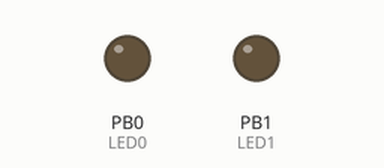
Bench run of a sketch on a simulated ATtiny85, built with avr-gcc and run on an emulated ATtiny85. Shown: output pins drawn as LEDs (lit = HIGH). Sleep ends after the set time or at an interrupt.

Above: at 0.05 s.
At 1.25 s:
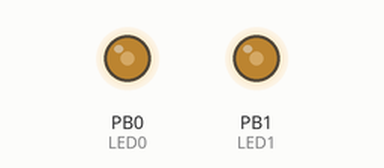
At 1.6 s:
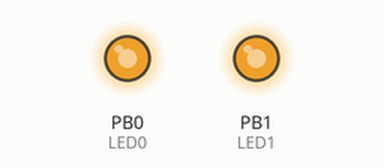
At 2.0 s:
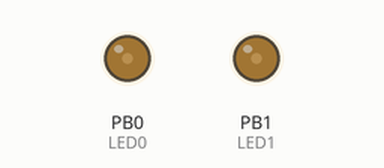
Timing chart, 0 to 6.6 s (numbered marks = the images above):
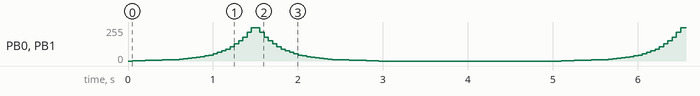

The sketch:

fade_blinky.ino
```cpp
/**
 * Basic fade blinky for ATtiny85
 * Author: Shawn Hymel
 * Date: April 6, 2019
 *
 * Add board manager:
 * https://raw.githubusercontent.com/damellis/attiny/ide-1.6.x-boards-manager/package_damellis_attiny_index.json
 *
 * Install "attiny" board definitions.
 *
 * Settings:
 *  Board: ATtiny25/45/85
 *  Processor: ATtiny85
 *  Clock: Internal 1 MHz
 *
 * Beerware!
 */

#include <avr/sleep.h>
#include <avr/wdt.h>

const int LED0 = 0;
const int LED1 = 1;

const int WAIT_TIME = 50;     // Time (ms) between LED updated
const int OFF_TIME = 1000;    // Time (ms) LED is off

// Perceived linear fade scale
const uint8_t PWM_TABLE_SIZE = 30;
const uint8_t pwm_table[PWM_TABLE_SIZE] PROGMEM = {
                                        0,   1,   2,   3,   4,
                                        5,   6,   7,   8,   9,
                                       10,  11,  14,  16,  19,
                                       23,  27,  32,  38,  45,
                                       54,  64,  76,  90, 107,
                                      128, 151, 180, 214, 248};

// Interrupt Service Routine (Watchdog Timer)
ISR(WDT_vect) {

  // Disable Watchdog Timer
  wdt_reset();                        // Reset watchdog
  MCUSR &= ~(1 << WDRF);              // Make sure flag is cleared
  WDTCR |= (1 << WDCE) | (1 << WDE);  // Special operation to let us disable WDT
  WDTCR = 0x00;                       // Turn off WDT*/
}

// Pulse LED slowly on and off once
void pulseLED() {

  // Fade on
  for ( int8_t i = 0; i < PWM_TABLE_SIZE; i++ ) {
    analogWrite(LED0, pgm_read_byte(&pwm_table[i]));
    analogWrite(LED1, pgm_read_byte(&pwm_table[i]));
    delay(WAIT_TIME);
  }

  // Fade off
  for ( int8_t i = PWM_TABLE_SIZE - 1; i >= 0; i-- ) {
    analogWrite(LED0, pgm_read_byte(&pwm_table[i]));
    analogWrite(LED1, pgm_read_byte(&pwm_table[i]));
    delay(WAIT_TIME);
  }
}

void setup() {

  // Configure pins
  pinMode(LED0, OUTPUT);
  pinMode(LED1, OUTPUT);

  // Disable ADC (must be before writing to PRR or ADC will be stuck on)
  ADCSRA = 0;

  // Disable power to peripherals via PRR (Timer1, USI, ADC)
  PRR = (1 << PRTIM1) | (1 << PRUSI) | (1 << PRADC);

}

void loop() {

  // Do the thing
  pulseLED();

  // Configure Watchdog Timer
  uint8_t wdt_timeout = (1 << WDP2) | (1 << WDP1) | (1 << WDP0); // 1 s timeout
  cli();                              // Disable interrupts
  wdt_reset();                        // Reset watchdog
  MCUSR = 0;                          // Clear reset flags
  WDTCR = (1 << WDCE) | (1 << WDE);   // Special operation to change prescaler
  WDTCR = (1 << WDIE) | wdt_timeout;  // Enable interrupts, set timeout
  sei();                              // Enable interrupts

  // Sleep sequence
  set_sleep_mode(SLEEP_MODE_PWR_DOWN);  // Only INT0, USI, and WDT can wake
  cli();                                // Disable interrupts
  sleep_enable();                       // Set Sleep Enable bit in MCUCR
  sei();                                // Enable interrupts
  sleep_cpu();                          // Go to sleep

  // -> Wake up here <-

  // Disable sleeping
  sleep_disable();     // Clear Sleep Enable bit in MCUCR
}
```
